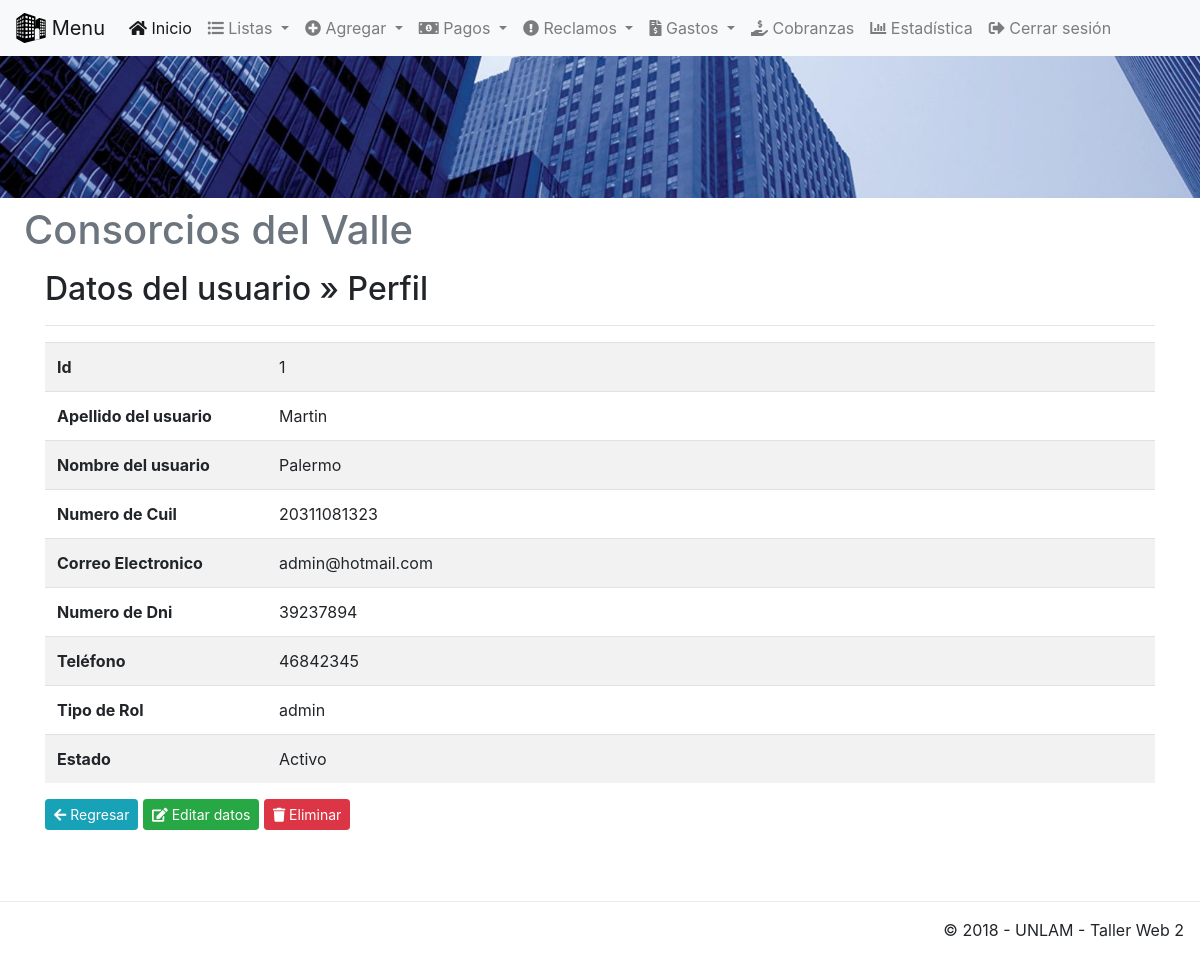
The app's page /app/view/perfil.php?nik=1 (signed in), older data.
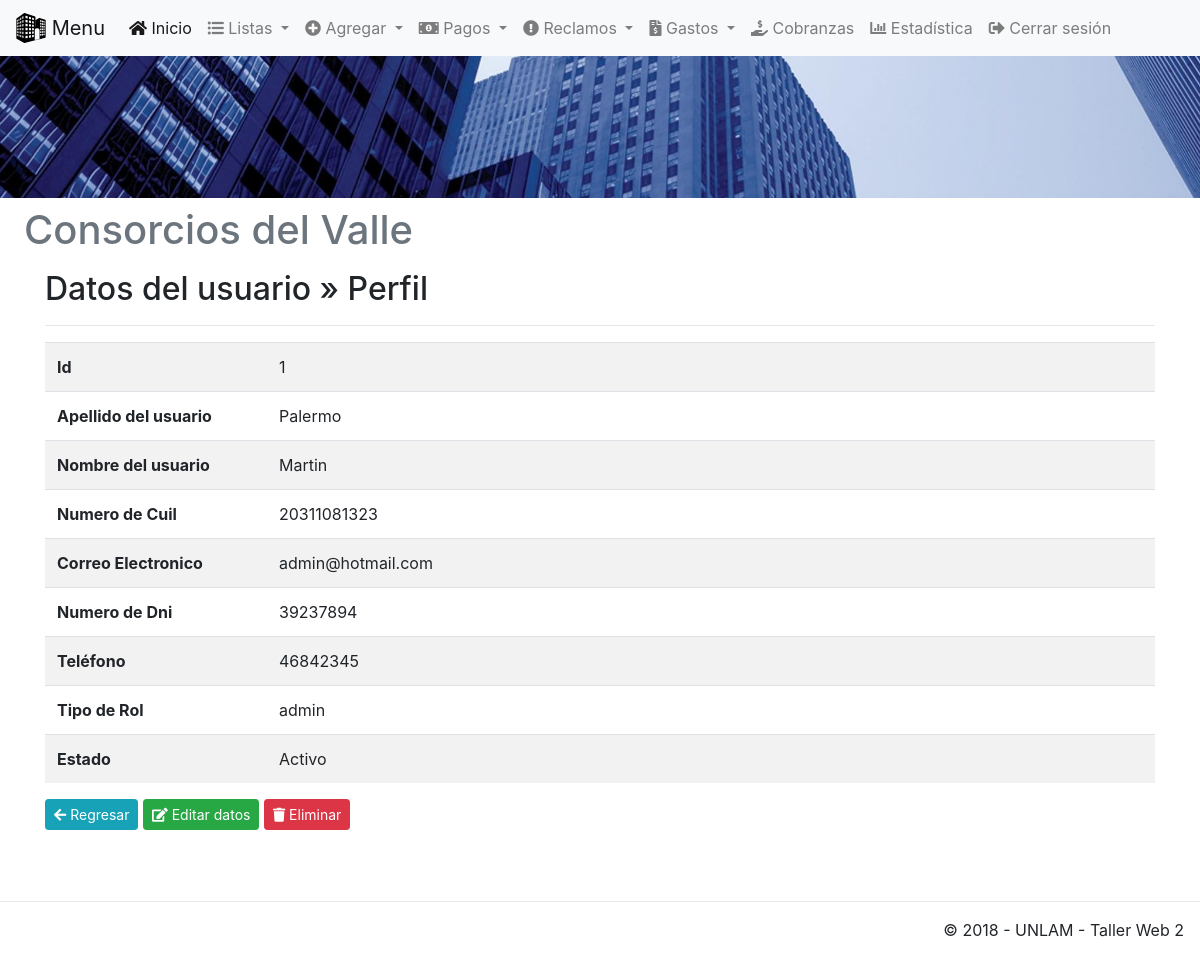
The same page, newer data.
### tables this page shows
CREATE TABLE `usuarios` (
  `idUsuarios` int(11) UNSIGNED NOT NULL,
  `nombre` varchar(50) NOT NULL,
  `apellido` varchar(50) NOT NULL,
  `cuil` bigint(11) UNSIGNED NOT NULL,
  `email` varchar(50) NOT NULL,
  `dni` int(8) UNSIGNED NOT NULL,
  `telefono` int(11) UNSIGNED NOT NULL,
  `estado` varchar(50) NOT NULL,
  `idRol` int(11) UNSIGNED NOT NULL,
  `pass` varchar(50) NOT NULL,
  `primeraVez` tinyint(1) UNSIGNED NOT NULL
);

CREATE TABLE `roles` (
  `idRoles` int(11) UNSIGNED NOT NULL,
  `descripcion` varchar(50) NOT NULL
);

### app/view/perfil.php (the view, shortened to what this page needs)
<!DOCTYPE html>
<html lang="es">
<?php include('template/head.php'); ?>
    <body>
    <?php
        include('template/nav.php');
        include('template/header.php'); ?>
        <div class="container">
		<div class="content">
			<h2>Datos del usuario &raquo; Perfil</h2>
			<hr />
			<?php
			$nik = mysqli_real_escape_string($conexion,(strip_tags($_GET["nik"],ENT_QUOTES)));
			$sql = mysqli_query($conexion, "SELECT * FROM usuarios JOIN roles ON usuarios.idRol=roles.idRoles WHERE idUsuarios='$nik'");
			if(mysqli_num_rows($sql) == 0){
				header("Location: listaUsuario.php");
			}else{
				$row = mysqli_fetch_assoc($sql);
			}
			?>
			<table class="table table-striped table-condensed">
				<tr>
					<th width="20%">Id</th>
					<td><?php echo $row['idUsuarios']; ?></td>
				</tr>
				<tr>
					<th>Apellido del usuario</th>
					<td><?php echo $row['apellido']; ?></td>
				</tr>
                <tr>
					<th>Nombre del usuario</th>
					<td><?php echo $row['nombre']; ?></td>
				</tr>
                <tr>
					<th>Numero de Cuil</th>
					<td><?php echo $row['cuil']; ?></td>
				</tr>
                <tr>
					<th>Correo Electronico</th>
					<td><?php echo $row['email']; ?></td>
				</tr>
                <tr>
					<th>Numero de Dni</th>
					<td><?php echo $row['dni']; ?></td>
				</tr>
				<tr>
					<th>Teléfono</th>
					<td><?php echo $row['telefono']; ?></td>
				</tr>
				<tr>
					<th>Tipo de Rol</th>
					<td><?php echo $row['descripcion']; ?></td>
				</tr>
				<tr>
					<th>Estado</th>
					<td>
						<?php
							if ($row['estado']== "Activo") {
								echo "Activo";
							} else if ($row['estado']== "Inactivo"){
								echo "Inactivo";
							} else if ($row['estado']== "Pendiente"){
								echo "Pendiente";
							}
						?>
					</td>
				</tr>
			</table>
			<a href="listaUsuario.php" class="btn btn-sm btn-info"><span class="fas fa-arrow-left" aria-hidden="true"></span> Regresar</a>
			<?php
				if(isset($_SESSION['admin'])){
			?>
				<a href="abm/editarUsuario.php?nik=<?php echo $row['idUsuarios']; ?>" class="btn btn-sm btn-success"><span class="fas fa-edit" aria-hidden="true"></span> Editar datos</a>
				<a href="perfil.php?aksi=delete&nik=<?php echo $row['idUsuarios']; ?>" class="btn btn-sm btn-danger" onclick="return confirm('Esta seguro de borrar los datos <?php echo $row['apellido']; ?>')"><span class="fas fa-trash" aria-hidden="true"></span> Eliminar</a>
			<?php }?>
		</div>
	</div>
    <div class="corte">
    </div>
    <?php include('template/footer.php'); ?>
    </body>
</html>

Row changes from the older to the newer data that the page shows:
changed usuarios "Palermo": apellido "Martin" → "Palermo"; nombre "Palermo" → "Martin"
